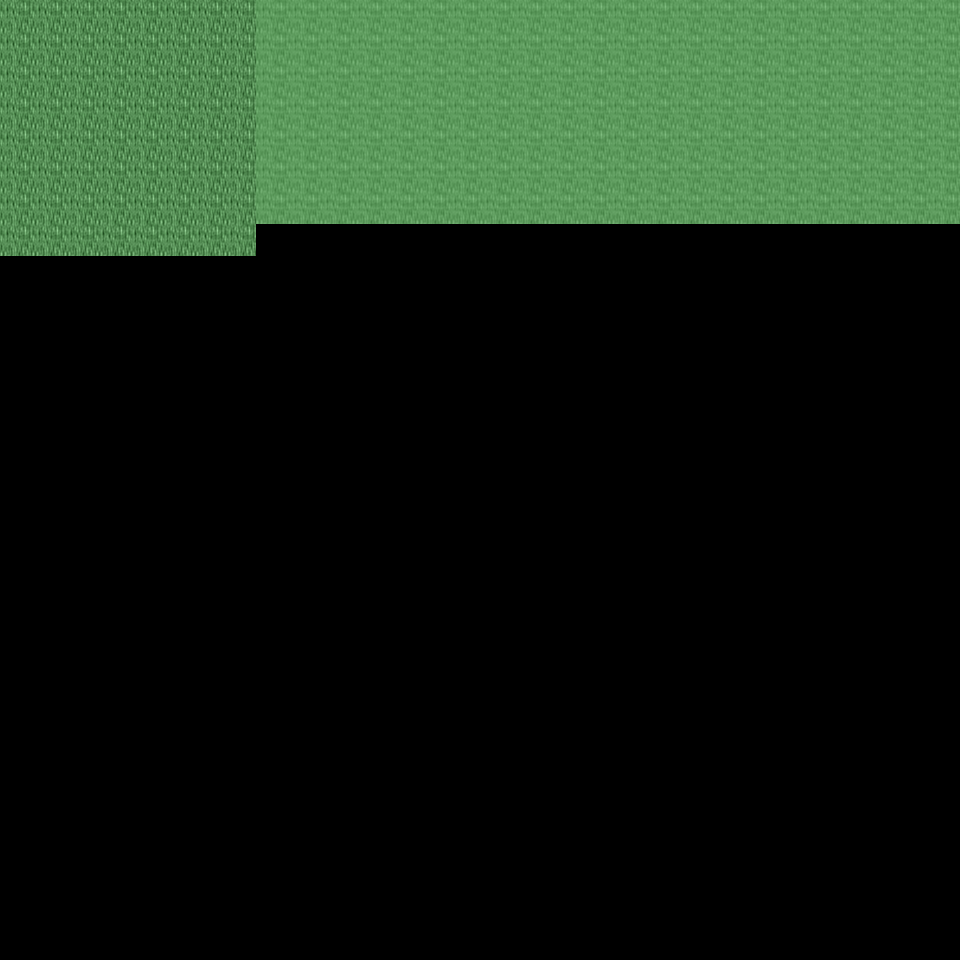

This is a level from a 2D game, rendered from its Tiled map with the project's own tilesets. A one-line summary and the map file follow, with tile-layer data summarised:
An orthogonal 30x30 tile map with 32x32 px tiles, 6 tile layers (Ground, Object, Object2, Above, ...), 32 tilesets and 2 objects (2x mapExit).

<map version="1.0" orientation="orthogonal" renderorder="right-down" width="30" height="30" tilewidth="32" tileheight="32" nextobjectid="3">
  <tileset firstgid="1" name="tileset_ground_ground" tilewidth="32" tileheight="32" tilecount="33" columns="3">
    <image source="../drawable/tileset_ground_ground.png" width="96" height="352" />
  </tileset>
  <tileset firstgid="34" name="tileset_building_decoration_floor_sparkle" tilewidth="32" tileheight="32" tilecount="18" columns="3">
    <image source="../drawable/tileset_building_decoration_floor_sparkle.png" width="96" height="192" />
  </tileset>
  <tileset firstgid="52" name="tileset_ground_ladder_steps" tilewidth="32" tileheight="32" tilecount="6" columns="3">
    <image source="../drawable/tileset_ground_ladder_steps.png" width="96" height="64" />
  </tileset>
  <tileset firstgid="58" name="tileset_plant_flower_daisy_yellow" tilewidth="32" tileheight="32" tilecount="8" columns="2">
    <image source="../drawable/tileset_plant_flower_daisy_yellow.png" width="64" height="128" />
  </tileset>
  <tileset firstgid="66" name="tileset_plant_flower_daisy_white" tilewidth="32" tileheight="32" tilecount="8" columns="2">
    <image source="../drawable/tileset_plant_flower_daisy_white.png" width="64" height="128" />
  </tileset>
  <tileset firstgid="74" name="tileset_plant_grasses" tilewidth="32" tileheight="32" tilecount="6" columns="3">
    <image source="../drawable/tileset_plant_grasses.png" width="96" height="64" />
  </tileset>
  <tileset firstgid="80" name="tileset_item_statue_green_stone" tilewidth="32" tileheight="32" tilecount="12" columns="4">
    <image source="../drawable/tileset_item_statue_green_stone.png" width="128" height="96" />
  </tileset>
  <tileset firstgid="92" name="tileset_plant_flower_daisy_red" tilewidth="32" tileheight="32" tilecount="8" columns="2">
    <image source="../drawable/tileset_plant_flower_daisy_red.png" width="64" height="128" />
  </tileset>
  <tileset firstgid="100" name="tileset_item_statue_skullpedestal" tilewidth="32" tileheight="32" tilecount="2" columns="1">
    <image source="../drawable/tileset_item_statue_skullpedestal.png" width="32" height="64" />
  </tileset>
  <tileset firstgid="102" name="tileset_plant_tree_tree_darkgreen" tilewidth="32" tileheight="32" tilecount="88" columns="8">
    <image source="../drawable/tileset_plant_tree_tree_darkgreen.png" width="256" height="352" />
  </tileset>
  <tileset firstgid="190" name="tileset_item_corpse_skull_pale" tilewidth="32" tileheight="32" tilecount="2" columns="2">
    <image source="../drawable/tileset_item_corpse_skull_pale.png" width="64" height="32" />
  </tileset>
  <tileset firstgid="192" name="tileset_plant_leaves" tilewidth="32" tileheight="32" tilecount="8" columns="4">
    <image source="../drawable/tileset_plant_leaves.png" width="128" height="64" />
  </tileset>
  <tileset firstgid="200" name="tileset_plant_bush_bushes" tilewidth="32" tileheight="32" tilecount="10" columns="5">
    <image source="../drawable/tileset_plant_bush_bushes.png" width="160" height="64" />
  </tileset>
  <tileset firstgid="210" name="tileset_building_decoration_rocks_2" tilewidth="32" tileheight="32" tilecount="2" columns="1">
    <image source="../drawable/tileset_building_decoration_rocks_2.png" width="32" height="64" />
  </tileset>
  <tileset firstgid="212" name="tileset_object_well" tilewidth="32" tileheight="32" tilecount="4" columns="2">
    <image source="../drawable/tileset_object_well.png" width="64" height="64" />
  </tileset>
  <tileset firstgid="216" name="tileset_plant_stump_stump_green" tilewidth="32" tileheight="32" tilecount="4" columns="2">
    <image source="../drawable/tileset_plant_stump_stump_green.png" width="64" height="64" />
  </tileset>
  <tileset firstgid="220" name="tileset_item_statue_green_stone_3" tilewidth="32" tileheight="32" tilecount="3" columns="1">
    <image source="../drawable/tileset_item_statue_green_stone_3.png" width="32" height="96" />
  </tileset>
  <tileset firstgid="223" name="tileset_ground_rock_pebbles" tilewidth="32" tileheight="32" tilecount="3" columns="1">
    <image source="../drawable/tileset_ground_rock_pebbles.png" width="32" height="96" />
  </tileset>
  <tileset firstgid="226" name="tileset_plant_vine" tilewidth="32" tileheight="32" tilecount="3" columns="1">
    <image source="../drawable/tileset_plant_vine.png" width="32" height="96" />
  </tileset>
  <tileset firstgid="229" name="tileset_plant_tree_tree_green" tilewidth="32" tileheight="32" tilecount="88" columns="8">
    <image source="../drawable/tileset_plant_tree_tree_green.png" width="256" height="352" />
  </tileset>
  <tileset firstgid="317" name="tileset_plant_stump_stump_purple" tilewidth="32" tileheight="32" tilecount="4" columns="2">
    <image source="../drawable/tileset_plant_stump_stump_purple.png" width="64" height="64" />
  </tileset>
  <tileset firstgid="321" name="tileset_building_decoration_rocks" tilewidth="32" tileheight="32" tilecount="6" columns="3">
    <image source="../drawable/tileset_building_decoration_rocks.png" width="96" height="64" />
  </tileset>
  <tileset firstgid="327" name="tileset_logic_creature_rodent" tilewidth="32" tileheight="32" tilecount="8" columns="8">
    <image source="../drawable/tileset_logic_creature_rodent.png" width="256" height="32" />
  </tileset>
  <tileset firstgid="335" name="tileset_logic_portal" tilewidth="32" tileheight="32" tilecount="24" columns="8">
    <image source="../drawable/tileset_logic_portal.png" width="256" height="96" />
  </tileset>
  <tileset firstgid="359" name="tileset_logic_creature_animal" tilewidth="32" tileheight="32" tilecount="32" columns="8">
    <image source="../drawable/tileset_logic_creature_animal.png" width="256" height="128" />
  </tileset>
  <tileset firstgid="391" name="tileset_logic_item_sheepfood" tilewidth="32" tileheight="32" tilecount="1" columns="1">
    <image source="../drawable/tileset_logic_item_sheepfood.png" width="32" height="32" />
  </tileset>
  <tileset firstgid="392" name="tileset_logic_item_resources" tilewidth="32" tileheight="32" tilecount="6" columns="6">
    <image source="../drawable/tileset_logic_item_resources.png" width="192" height="32" />
  </tileset>
  <tileset firstgid="398" name="tileset_logic_creature_gargoyle" tilewidth="32" tileheight="32" tilecount="4" columns="4">
    <image source="../drawable/tileset_logic_creature_gargoyle.png" width="128" height="32" />
  </tileset>
  <tileset firstgid="402" name="tileset_logic_collision" tilewidth="32" tileheight="32" tilecount="1" columns="1">
    <image source="../drawable/tileset_logic_collision.png" width="32" height="32" />
  </tileset>
  <tileset firstgid="403" name="tileset_logic_protection" tilewidth="32" tileheight="32" tilecount="2" columns="2">
    <image source="../drawable/tileset_logic_protection.png" width="64" height="32" />
  </tileset>
  <tileset firstgid="405" name="tileset_ground_grass_2" tilewidth="32" tileheight="32" tilecount="21" columns="3">
    <image source="../drawable/tileset_ground_grass_2.png" width="96" height="224" />
  </tileset>
  <tileset firstgid="426" name="tileset_logic_creature_reptile" tilewidth="32" tileheight="32" tilecount="7" columns="7">
    <image source="../drawable/tileset_logic_creature_reptile.png" width="224" height="32" />
  </tileset>
  <layer name="Ground" width="30" height="30">
    <data>[900 cells, 218 non-empty, 1 distinct tile ids]</data>
  </layer>
  <layer name="Object" width="30" height="30">
    <data>[900 cells, 0 non-empty, 0 distinct tile ids]</data>
  </layer>
  <layer name="Object2" width="30" height="30">
    <data>[900 cells, 0 non-empty, 0 distinct tile ids]</data>
  </layer>
  <layer name="Above" width="30" height="30">
    <data>[900 cells, 154 non-empty, 18 distinct tile ids]</data>
  </layer>
  <layer name="Above2" width="30" height="30">
    <data>[900 cells, 0 non-empty, 0 distinct tile ids]</data>
  </layer>
  <layer name="Walkable" width="30" height="30">
    <data>[900 cells, 154 non-empty, 1 distinct tile ids]</data>
  </layer>
  <objectgroup name="MapEvents">
    <object id="1" name="north" type="mapExit" x="0" y="0" width="256" height="32">
      <properties>
        <property name="map" value="level_0_x123_y79" />
        <property name="x" value="0" />
        <property name="y" value="28" />
      </properties>
    </object>
    <object id="2" name="west" type="mapExit" x="0" y="0" width="32" height="960">
      <properties>
        <property name="map" value="level_0_x122_y80" />
        <property name="x" value="28" />
        <property name="y" value="0" />
      </properties>
    </object>
  </objectgroup>
</map>
